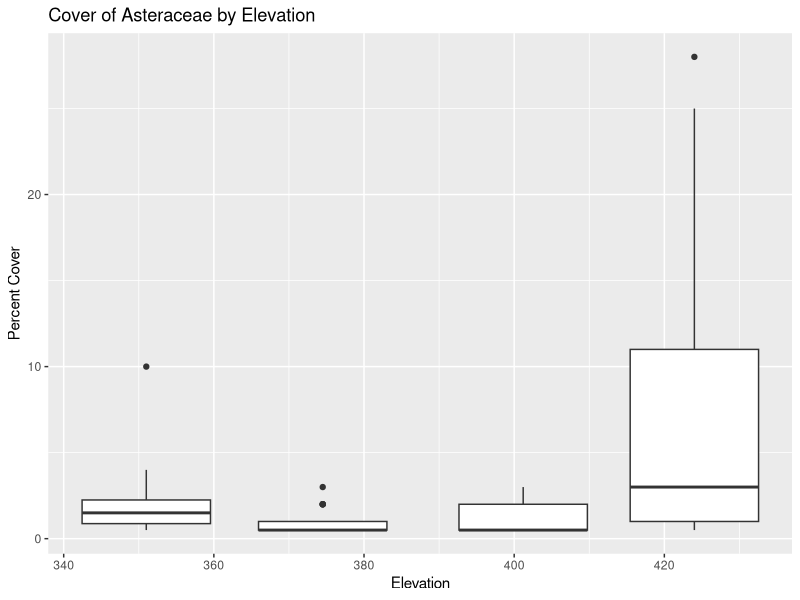
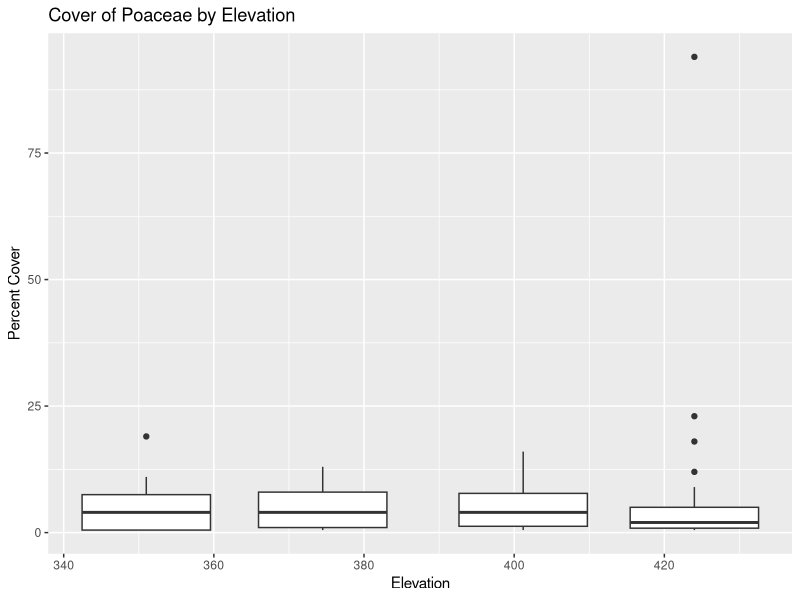
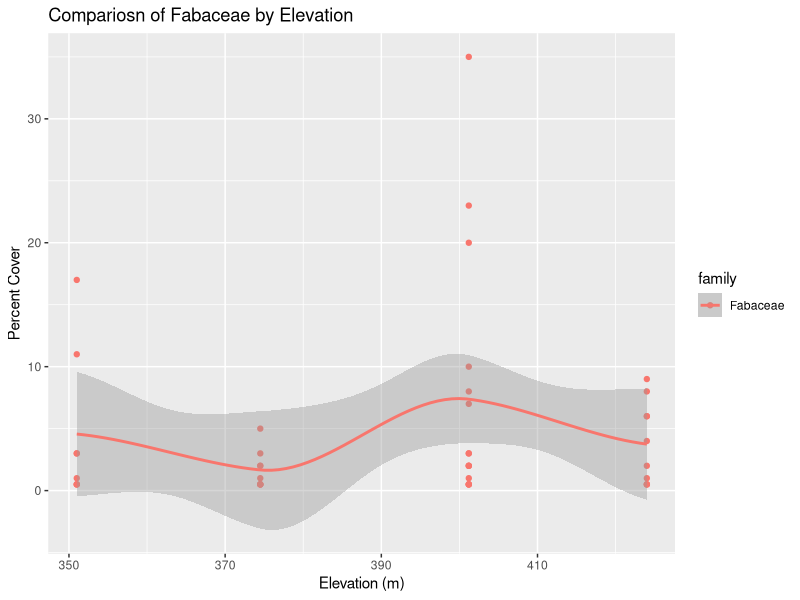
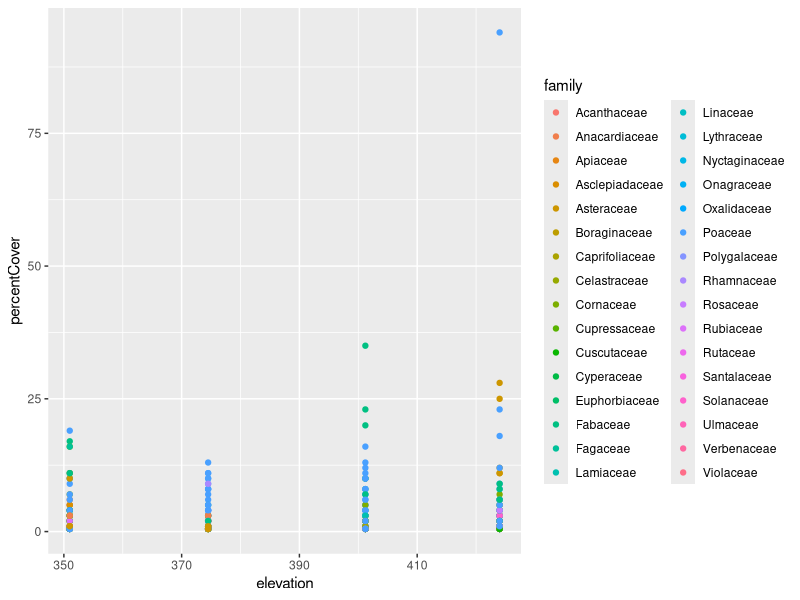

These charts were generated, in order, by the following R code:
## ---- chunk 1
#| label: read-csv

# load packages
library("readr")
library("dplyr")
library("ggplot2")

# read in the data
konza_data <- read_csv("data/NEON.D06.KONZ.DP1.10058.001.div_1m2Data.2025-08.basic.20251222T234053Z.csv")
## ---- chunk 2
#| label: summarize-with-dplyr

# first summary to make will be a count of the number of observations in 
# each family
konza_data %>% 
  group_by(family) %>%
  tally() %>%
  arrange(desc(n))
## ---- chunk 3
#| label: mean-percent-cover-by-family

# The goal is to calculate the mean percent cover of each family 
konza_data %>%
  group_by(family) %>%
  summarise(mean_pcnt_cover = mean(percentCover),
            sd_pcnt_cover = sd(percentCover)) %>%
  arrange(desc(mean_pcnt_cover))
## ---- chunk 4
#| label: filter-by-elevation

# The goal is to calculate the mean percent cover of each family 
konza_data %>%
  filter(elevation>390) %>%
  group_by(family) %>%
  summarise(mean_pcnt_cover = mean(percentCover),
            sd_pcnt_cover = sd(percentCover)) %>%
  arrange(desc(mean_pcnt_cover))
## ---- chunk 5
#| label: use-mutate

# select pulls out the columns you want
# mutate creates a mew column with whatever content you want
# which can include manipulation of an existing column
konza_data %>%
  select(scientificName, family, percentCover) %>%
  mutate(propCover = percentCover / 100)
## ---- chunk 6
#| label: elevation-percent-by-family

konza_data %>%
  filter(!is.na(family)) %>%
  filter(family == "Asteraceae") %>%
  ggplot() +
  geom_boxplot(aes(x = elevation,
                   y = percentCover,
                   group = elevation)) +
  labs(title = "Cover of Asteraceae by Elevation",
       y = "Percent Cover",
       x = "Elevation")
## ---- chunk 7
#| label: poaceae-percent-cover-by-elevation

konza_data %>%
  filter(!is.na(family)) %>%
  filter(family == "Poaceae") %>%
  ggplot() +
  geom_boxplot(aes(x = elevation,
                   y = percentCover,
                   group = elevation)) +
  labs(title = "Cover of Poaceae by Elevation",
       y = "Percent Cover",
       x = "Elevation")
## ---- chunk 8
#| label: comparison-of-fabaceae-by-elevation


#| label: comparison-of-fabaceae-by-elevation
konza_data %>%
  filter(!is.na(family)) %>%
  filter(family == "Fabaceae") %>%
  ggplot(aes(x = elevation,
           y = percentCover,
           color = family)) + 
  geom_point() +
  geom_smooth() +
  labs(title = "Compariosn of Fabaceae by Elevation",
       y = "Percent Cover",
       x = "Elevation (m)")
## ---- chunk 9

#| label: family-elevation-percent-cover 

  ggplot(data = konza_data %>%
           filter(!is.na(family)),
       aes(x = elevation,
           y = percentCover)) +
  geom_point(aes(color = family))
  
